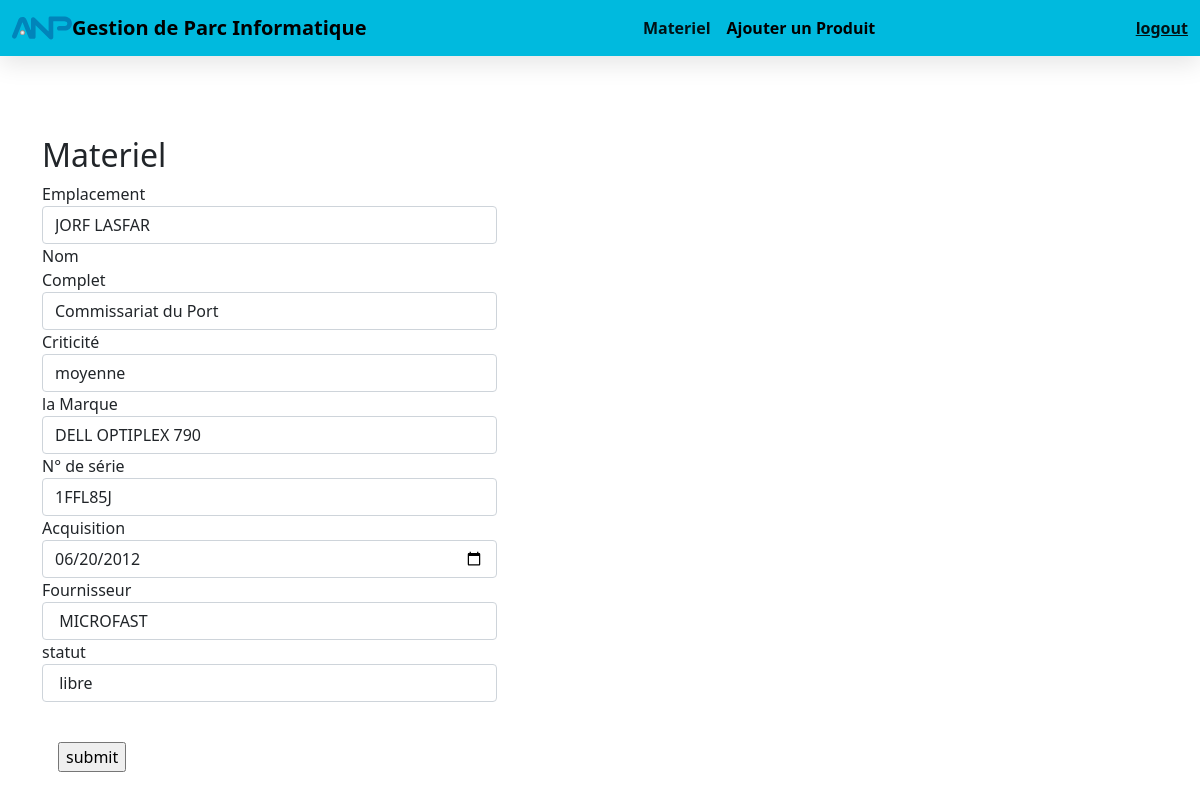
Page /update.php?id=23 on the committed database.
### tables this page shows
CREATE TABLE `materiel` (
  `id` int(11) NOT NULL,
  `Emplacement` varchar(255) NOT NULL,
  `Full_Name` varchar(255) NOT NULL,
  `Marque` varchar(255) NOT NULL,
  `N°_de_série` varchar(255) NOT NULL,
  `Acquisition` date NOT NULL,
  `Fournisseur` varchar(255) NOT NULL,
  `Statut` varchar(255) NOT NULL,
  `Criticité` varchar(255) NOT NULL
);

### update.php (the view, shortened to what this page needs)
<?php
 include_once 'conn.php';
 $id=$_GET['id'];
 $selsql = "SELECT * FROM materiel WHERE id=$id ";
 $res = mysqli_query($conn,$selsql);
 $r = mysqli_fetch_assoc($res);
?>
<!DOCTYPE html>
<html lang="en">
<head>
    <link href="https://cdn.jsdelivr.net/npm/bootstrap@5.1.3/dist/css/bootstrap.min.css" rel="stylesheet">
    <link rel="stylesheet" href="https://stackpath.bootstrapcdn.com/font-awesome/4.7.0/css/font-awesome.min.css">
    <link rel="stylesheet" href="style1.css">
</head>
<body>
  <?php
  include 'navbar.php';
  ?>
   <div class="container">
        <div class="row pt-4">
            <form action="" method="POST" class="form-horizontal col-md-6 pt-4">
                <h2>Materiel</h2>
                <div class="form-group">
                    <label for="input1" class="col-sm-2 control-label">Emplacement</label>
                    <div class="col-sm-10">
                        <input type="text" name="Emplacement" placeholder="" class="form-control" id="input1" value="<?php echo $r['Emplacement'] ?>">
                    </div>
                </div>
                <div class="form-group">
                    <label for="input1" class="col-sm-2 control-label">Nom Complet</label>
                    <div class="col-sm-10">
                        <input type="text" name="Full_Name" placeholder="" class="form-control" id="input1" value="<?php echo $r['Full_Name'] ?>">
                    </div>
                </div>
                <div class="form-group">
                    <label for="input1" class="col-sm-2 control-label">Criticité</label>
                    <div class="col-sm-10">
                        <input type="text" name="Criticité" placeholder="" class="form-control" id="input1" value="<?php echo $r['Criticité'] ?>">
                    </div>
                </div>
                <div class="form-group">
                    <label for="input1" class="col-sm-2 control-label">la Marque </label>
                    <div class="col-sm-10">
                        <input type="text" name="Marque" placeholder="" class="form-control" id="input1" value="<?php echo $r['Marque'] ?>">
                    </div>
                </div>
                <div class="form-group">
                    <label for="input1" class="col-sm-2 control-label">N° de série</label>
                    <div class="col-sm-10">
                        <input type="text" name="N°_de_série" placeholder="" class="form-control" id="input1" value="<?php echo $r['N°_de_série'] ?>">
                    </div>
                </div>
                <div class="form-group">
                    <label for="input1" class="col-sm-2 control-label">Acquisition</label>
                    <div class="col-sm-10">
                        <input type="date" name="Acquisition" placeholder="" class="form-control" id="input1" value="<?php echo $r['Acquisition'] ?>">
                    </div>
                </div>
                <div class="form-group">
                    <label for="input1" class="col-sm-2 control-label">Fournisseur</label>
                    <div class="col-sm-10">
                        <input type="text" name="Fournisseur" placeholder="" class="form-control" id="input1" value="<?php echo $r['Fournisseur'] ?>">
                    </div>
                </div>
                <div class="form-group">
                    <label for="input1" class="col-sm-2 control-label">statut</label>
                    <div class="col-sm-10">
                        <input type="text" name="Statut" placeholder="" class="form-control" id="input1" value="<?php echo $r['Statut'] ?>">
                    </div>
                </div>
                <div class="pt-4">
                    <input type="submit" name="submit" value="submit" class="bnt bnt-primary m-3">
                </div>
            </form>
        </div>
    </div>
</body>
</html>

### style1.css (style rules this page uses)
.container { margin-top: 2rem; background: #fff; }

### rows in the picture
materiel: Emplacement "JORF LASFAR", Full_Name "Commissariat du Port", Criticité "moyenne", Marque "DELL OPTIPLEX 790", value "1FFL85J", Acquisition "06/20/2012", Fournisseur "MICROFAST", Statut "libre"
